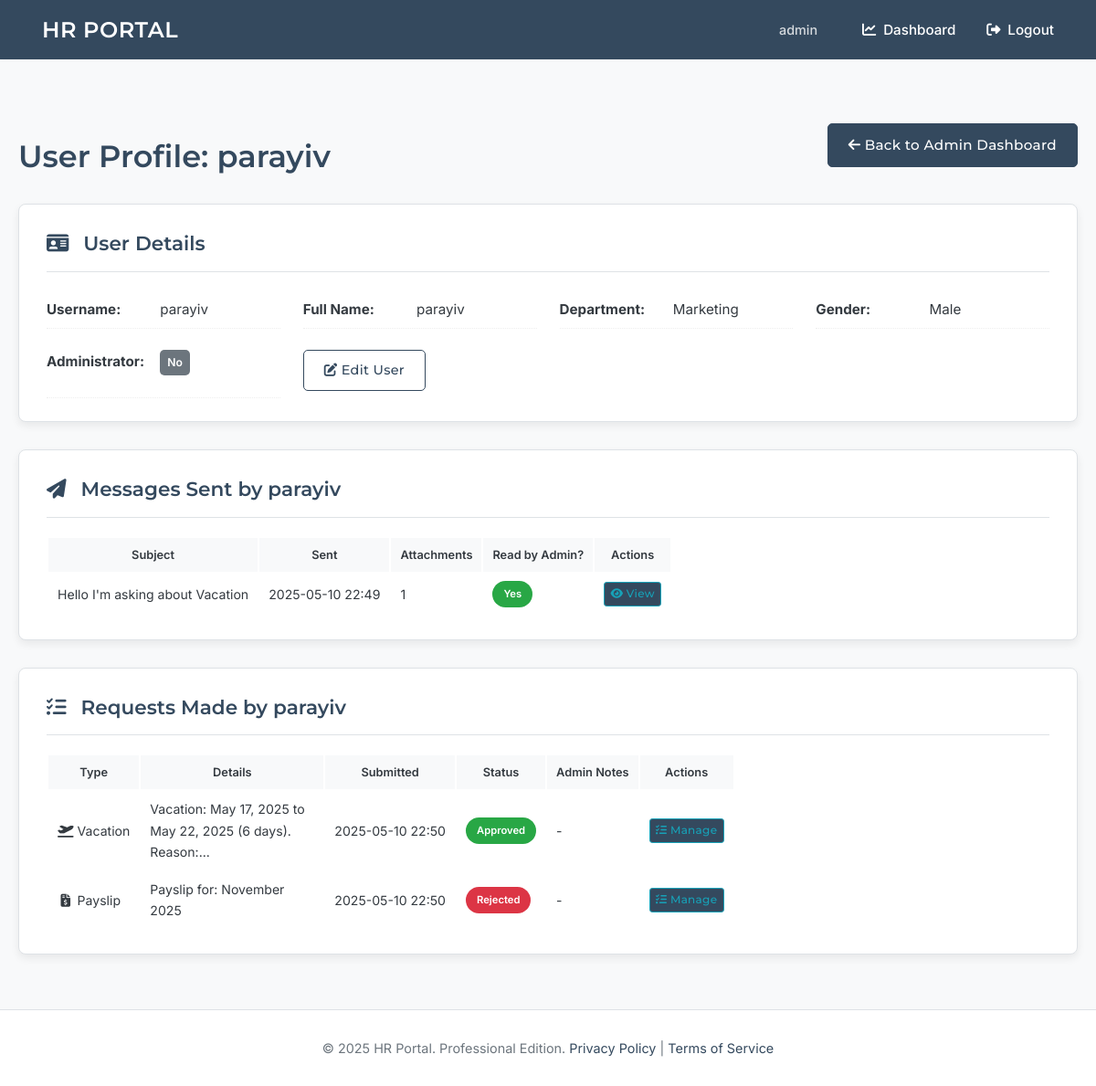
The app's page /admin/users/view/5 (signed in) with its own data.
### tables this page shows
CREATE TABLE users (
    id INTEGER PRIMARY KEY AUTOINCREMENT,
    username TEXT UNIQUE NOT NULL,
    password_hash TEXT NOT NULL,
    is_admin BOOLEAN NOT NULL DEFAULT 0,
    full_name TEXT,             -- NEW
    gender TEXT,                -- NEW (e.g., 'male', 'female', 'other', 'prefer_not_to_say')
    department TEXT             -- NEW
);

CREATE TABLE messages (
    id INTEGER PRIMARY KEY AUTOINCREMENT,
    sender_id INTEGER NOT NULL,
    recipient_id INTEGER, -- Can be NULL if it's a general message to all admins
    subject TEXT NOT NULL,
    body TEXT NOT NULL,
    timestamp DATETIME DEFAULT CURRENT_TIMESTAMP,
    is_read BOOLEAN NOT NULL DEFAULT 0,
    FOREIGN KEY (sender_id) REFERENCES users (id)
    -- FOREIGN KEY (recipient_id) REFERENCES users (id) -- if direct to specific admin
);

CREATE TABLE requests (
    id INTEGER PRIMARY KEY AUTOINCREMENT,
    user_id INTEGER NOT NULL,
    request_type TEXT NOT NULL, -- 'payslip', 'vacation'
    details TEXT, -- e.g., month for payslip, dates for vacation
    status TEXT NOT NULL DEFAULT 'pending', -- pending, approved, rejected
    submitted_at DATETIME DEFAULT CURRENT_TIMESTAMP,
    admin_notes TEXT,
    payslip_filename TEXT,
    vacation_approval_filename TEXT, -- NEW: To store the filename of the vacation approval
    FOREIGN KEY (user_id) REFERENCES users (id)
);

### app.py (the view)
@app.route('/admin/users/view/<int:user_id>')
@login_required
@admin_required
def admin_view_user_profile(user_id):
    db = get_db(); user = db.execute('SELECT id, username, is_admin, full_name, gender, department FROM users WHERE id = ?', (user_id,)).fetchone()
    if not user: flash('User not found.', 'error'); return redirect(url_for('dashboard'))
    messages_sent_raw = db.execute("SELECT m.id, m.subject, m.body, m.timestamp, m.is_read, (SELECT COUNT(a.id) FROM attachments a WHERE a.message_id = m.id) as attachment_count FROM messages m WHERE m.sender_id = ? ORDER BY m.timestamp DESC", (user_id,)).fetchall()
    messages_sent_processed = []
    for row in messages_sent_raw:
        item = dict(row); ts_val = item.get('timestamp')
        if isinstance(ts_val, datetime): item['timestamp'] = ts_val
        elif isinstance(ts_val, (str,bytes)): item['timestamp'] = convert_datetime_iso(ts_val if isinstance(ts_val, bytes) else ts_val.encode())
        else: item['timestamp'] = None
        messages_sent_processed.append(item)
    requests_made_raw = db.execute("SELECT id, request_type, details, status, submitted_at, admin_notes, payslip_filename, vacation_approval_filename FROM requests WHERE user_id = ? ORDER BY submitted_at DESC", (user_id,)).fetchall()
    requests_made_processed = []
    for row in requests_made_raw:
        item = dict(row); ts_val = item.get('submitted_at')
        if isinstance(ts_val, datetime): item['submitted_at'] = ts_val
        elif isinstance(ts_val, (str,bytes)): item['submitted_at'] = convert_datetime_iso(ts_val if isinstance(ts_val, bytes) else ts_val.encode())
        else: item['submitted_at'] = None
        requests_made_processed.append(item)
    return render_template('admin_user_profile.html', target_user=user, messages_sent=messages_sent_processed, requests_made=requests_made_processed)

### app.py (called while the page is built)
def get_db():
    if 'db' not in g:
        try:
            os.makedirs(app.instance_path, exist_ok=True)
            os.makedirs(app.config['UPLOAD_FOLDER'], exist_ok=True)
            os.makedirs(app.config['PAYSLIP_UPLOAD_FOLDER'], exist_ok=True)
            os.makedirs(app.config['VACATION_APPROVAL_UPLOAD_FOLDER'], exist_ok=True)
        except OSError as e:
            app.logger.error(f"Error creating instance/upload paths: {e}")
        g.db = sqlite3.connect(app.config['DATABASE'], detect_types=sqlite3.PARSE_DECLTYPES)
        g.db.row_factory = sqlite3.Row
    return g.db

def convert_datetime_iso(val): # Expects bytes
    if not val: return None
    val_str = val.decode()
    try: return datetime.fromisoformat(val_str.replace("Z", "+00:00"))
    except (ValueError, AttributeError):
        try: return datetime.strptime(val_str, "%Y-%m-%d %H:%M:%S.%f")
        except (ValueError, AttributeError):
            try: return datetime.strptime(val_str, "%Y-%m-%d %H:%M:%S")
            except (ValueError, AttributeError): app.logger.warning(f"Could not parse datetime: {val_str}"); return None

def login_required(view):
    @wraps(view)
    def wrapped_view(**kwargs):
        if getattr(g, 'user', None) is None:
            flash('Please log in to access this page.', 'error'); return redirect(url_for('login', next=request.url))
        return view(**kwargs)
    return wrapped_view

def admin_required(view):
    @wraps(view)
    def wrapped_view(**kwargs):
        current_user = getattr(g, 'user', None)
        if not current_user or not current_user['is_admin']:
            flash('Admin access required for this page.', 'error'); return redirect(url_for('dashboard'))
        return view(**kwargs)
    return wrapped_view

@app.before_request
def load_logged_in_user():
    user_id = session.get('user_id'); g.user = None
    if user_id is not None:
        g.user = get_db().execute('SELECT id, username, is_admin, full_name, gender, department FROM users WHERE id = ?', (user_id,)).fetchone()

@app.context_processor
def inject_now(): return {'now': datetime.utcnow()}

### templates/admin_user_profile.html (shortened to what this page needs)
{% extends 'base.html' %}
{% block content %}
<div class="user-profile-container professional-dashboard">
    <header class="page-header-section" style="display: flex; justify-content: space-between; align-items: center; margin-bottom: 25px;">
        <h1 class="page-title">User Profile: {{ target_user.full_name or target_user.username }}</h1>
        <a href="{{ url_for('dashboard') }}" class="btn btn-sm btn-outline-secondary">
            <i class="fas fa-arrow-left"></i> Back to Admin Dashboard
        </a>
    </header>
    <section class="dashboard-panel user-info-panel">
        <h2 class="panel-title"><i class="fas fa-id-card"></i> User Details</h2>
        <div class="user-details-grid">
            <div><strong>Username:</strong> {{ target_user.username }}</div>
            <div><strong>Full Name:</strong> {{ target_user.full_name or '-' }}</div>
            <div><strong>Department:</strong> {{ target_user.department or '-' }}</div>
            <div><strong>Gender:</strong> {{ target_user.gender or '-' }}</div>
            <div><strong>Administrator:</strong>
                <span class="status-badge {{ 'status-admin' if target_user.is_admin else 'status-user' }}">
                    {{ "Yes" if target_user.is_admin else "No" }}
                </span>
            </div>
            <div>
                <a href="{{ url_for('admin_update_user', user_id=target_user.id) }}" class="btn btn-sm btn-outline-primary">
                    <i class="fas fa-edit"></i> Edit User
                </a>
            </div>
        </div>
    </section>
    <section class="dashboard-panel user-messages-panel">
        <h2 class="panel-title"><i class="fas fa-paper-plane"></i> Messages Sent by {{ target_user.username }}</h2>
        {% if messages_sent %}
            <div class="table-responsive-wrapper">
                <table class="professional-table compact-table">
                    <thead>
                        <tr>
                            <th>Subject</th>
                            <th>Sent</th>
                            <th>Attachments</th>
                            <th>Read by Admin?</th>
                            <th>Actions</th>
                        </tr>
                    </thead>
                    <tbody>
                        {% for msg in messages_sent %}
                        <tr>
                            <td>{{ msg.subject|truncate(50) }}</td>
                            <td>{% if msg.timestamp %}{{ msg.timestamp.strftime('%Y-%m-%d %H:%M') }}{% else %}N/A{% endif %}</td>
                            <td>{{ msg.attachment_count if msg.attachment_count > 0 else '-' }}</td>
                            <td>
                                <span class="status-tag {{ 'status-read' if msg.is_read else 'status-unread' }}">
                                    {{ "Yes" if msg.is_read else "No" }}
                                </span>
                            </td>
                            <td>
                                <a href="{{ url_for('admin_view_messages') }}#message-{{ msg.id }}" class="btn btn-xs btn-outline-info" title="View in Full Message List">
                                    <i class="fas fa-eye"></i> View
                                </a>
                            </td>
                        </tr>
                        {% endfor %}
                    </tbody>
                </table>
            </div>
        {% else %}
            <p class="panel-empty-state-compact"><i class="fas fa-envelope-open-text"></i> This user has not sent any messages.</p>
        {% endif %}
    </section>
    <section class="dashboard-panel user-requests-panel">
        <h2 class="panel-title"><i class="fas fa-tasks"></i> Requests Made by {{ target_user.username }}</h2>
        {% if requests_made %}
            <div class="table-responsive-wrapper">
                <table class="professional-table compact-table">
                    <thead>
                        <tr>
                            <th>Type</th>
                            <th>Details</th>
                            <th>Submitted</th>
                            <th>Status</th>
                            <th>Admin Notes</th>
                            <th>Actions</th>
                        </tr>
                    </thead>
                    <tbody>
                        {% for req in requests_made %}
                        <tr>
                            <td>
                                <i class="fas {% if req.request_type == 'payslip' %}fa-file-invoice-dollar{% elif req.request_type == 'vacation' %}fa-plane-departure{% else %}fa-clipboard-list{% endif %} fa-fw type-icon"></i>
                                {{ req.request_type|capitalize }}
                            </td>
                            <td class="details-column">{{ req.details|truncate(60) }}</td>
                            <td>{% if req.submitted_at %}{{ req.submitted_at.strftime('%Y-%m-%d %H:%M') }}{% else %}N/A{% endif %}</td>
                            <td>
                                <span class="status-tag status-{{ req.status|lower }}">
                                    {{ req.status|capitalize }}
                                </span>
                            </td>
                            <td class="notes-column">{{ req.admin_notes|truncate(50)|escape if req.admin_notes else '-' }}</td>
                            <td>
                                <a href="{{ url_for('admin_view_requests') }}#request-{{ req.id }}" class="btn btn-xs btn-outline-info" title="Manage in Full Request List">
                                    <i class="fas fa-tasks"></i> Manage
                                </a>
                            </td>
                        </tr>
                        {% endfor %}
                    </tbody>
                </table>
            </div>
        {% else %}
            <p class="panel-empty-state-compact"><i class="fas fa-folder-open"></i> This user has not made any requests.</p>
        {% endif %}
    </section>
</div>
{% endblock %}

### templates/base.html (shortened to what this page needs)
<!doctype html>
<html lang="en">
<head>
    <link rel="stylesheet" href="https://cdnjs.cloudflare.com/ajax/libs/font-awesome/6.4.0/css/all.min.css">
    <link rel="stylesheet" href="https://cdn.jsdelivr.net/npm/flatpickr/dist/flatpickr.min.css">
    <link href='https://cdn.jsdelivr.net/npm/fullcalendar@5.11.3/main.min.css' rel='stylesheet' />
</head>
<body>
    <nav class="navbar">
        <a href="{{ url_for('index') }}" class="site-title">HR PORTAL</a>
        <div class="right">
            {% if g.user %}
                <span>{{ g.user.username }}</span>
                <a href="{{ url_for('dashboard') }}"><i class="fas fa-chart-line fa-fw"></i> Dashboard</a>
                <a href="{{ url_for('logout') }}"><i class="fas fa-sign-out-alt fa-fw"></i> Logout</a>
            {% else %}
                <a href="{{ url_for('login') }}"><i class="fas fa-sign-in-alt fa-fw"></i> Login</a>
                <a href="{{ url_for('register') }}"><i class="fas fa-user-plus fa-fw"></i> Register</a>
            {% endif %}
        </div>
    </nav>
    <main class="container">
        {% block content %}{% endblock %}
    </main>
    <footer>
        © {{ now.year if now else '2024' }} HR Portal. Professional Edition.
        <a href="#">Privacy Policy</a> | <a href="#">Terms of Service</a>
    </footer>
</body>
</html>

### templates/base.html (style rules this page uses)
:root { --primary-color: #34495e; --secondary-color: #b28c5e; --accent-color: #48a9a6; --background-color: #f8f9fa; --card-bg: #ffffff; --text-color-dark: #343a40; --text-color-headings: var(--primary-color); --text-color-light: #6c757d; --border-color: #dee2e6; --border-radius-md: 8px; --border-radius-sm: 5px; --shadow-sm: 0 1px 3px rgba(0, 0, 0, 0.05); --shadow-md: 0 4px 10px rgba(0, 0, 0, 0.07); --font-family-headings: 'Montserrat', sans-serif; --font-family-body: 'Inter', sans-serif; }
*, *::before, *::after { box-sizing: border-box; }
body { font-family: var(--font-family-body); font-weight: 400; margin: 0; background-color: var(--background-color); color: var(--text-color-dark); line-height: 1.65; display: flex; flex-direction: column; min-height: 100vh; }
.navbar { background-color: var(--primary-color); padding: 0 30px; box-shadow: var(--shadow-sm); display: flex; justify-content: space-between; align-items: center; height: 65px; position: sticky; top: 0; z-index: 1000; }
.navbar a, .navbar span { color: #ffffff; padding: 10px 16px; text-decoration: none; font-size: 0.95em; font-weight: 500; transition: background-color 0.2s; display: inline-flex; align-items: center; }
.navbar .site-title { font-family: var(--font-family-headings); font-weight: 600; font-size: 1.5em; letter-spacing: 0.5px; }
.navbar .right { display: flex; align-items: center; }
.navbar .right span { margin-right: 15px; font-size: 0.9em; opacity: 0.8; }
.navbar .right a i { margin-right: 6px; }
.container { width: 100%; margin: 30px auto; padding: 0 20px; flex-grow: 1; }
.page-title { font-family: var(--font-family-headings); font-weight: 600; font-size: 2.1em; color: var(--text-color-headings); margin-bottom: 10px; }
.btn { display: inline-block; background-color: var(--primary-color); color: white; padding: 10px 22px; border: 1px solid var(--primary-color); border-radius: var(--border-radius-sm); text-decoration: none; font-size: 0.95em; font-weight: 500; font-family: var(--font-family-headings); letter-spacing: 0.3px; cursor: pointer; text-align: center; vertical-align: middle; transition: background-color 0.2s, border-color 0.2s, color 0.2s, transform 0.1s; }
.btn-outline-primary { background-color: transparent; color: var(--primary-color); border: 1px solid var(--primary-color); }
footer { text-align: center; padding: 30px 20px; background-color: var(--card-bg); color: var(--text-color-light); margin-top: auto; font-size: 0.9em; border-top: 1px solid var(--border-color); }
footer a { color: var(--primary-color); text-decoration: none; }

### records on screen
users: user.username "admin"
users: full_name "parayiv", username "parayiv", department "Marketing", gender "Male", is_admin "No"
messages: subject "Hello I'm asking about Vacation", timestamp "2025-05-10 22:49", is_read "1", is_read "Yes"
requests: request_type "Vacation", details "Vacation: May 17, 2025 to May 22, 2025 (6 days). Reason:...", submitted_at "2025-05-10 22:50", status "Approved", admin_notes "-"
requests: request_type "Payslip", details "Payslip for: November 2025", submitted_at "2025-05-10 22:50", status "Rejected", admin_notes "-"
